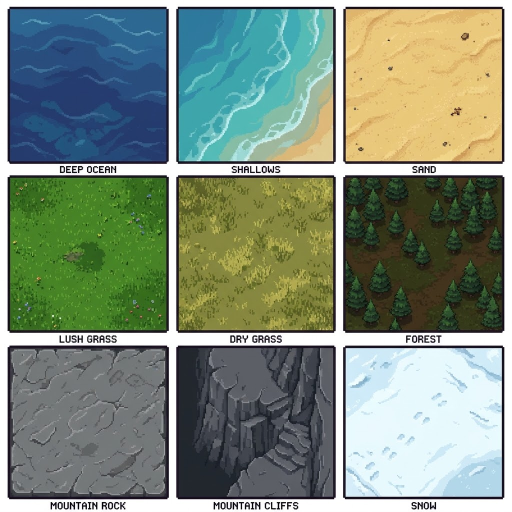
#> input picture assets/env.png, 1024 x 1024 px (shown at 1/2 size)
$ python assets_slicer.py
#> lines starting #> are read from the running program, lines starting #| are printed output that depends on the picture
import os
from PIL import Image

# ==========================================
# KONFIGURATION ALLER ASSET-JOBS
# ==========================================
# Hier kannst du jedes generierte Bild eintragen.
# input: Wie das Bild von der KI heißt, das im Ordner liegt.
# cols/rows: Wie viele Spalten und Zeilen das KI-Bild hat.
# size: Die Zielauflösung (z.B. 16x16 oder 32x32).
# mode: "individual" (speichert jede Kachel einzeln) oder "spritesheet" (setzt sie nahtlos zusammen).
# make_transparent: Wandelt den weißen KI-Hintergrund in unsichtbar (Alpha) um.

TASKS = [
    # 1. TERRAIN (3x3 Grid -> 9 Einzelbilder)
    {
        "input": "env.png",
        "out_dir": "assets/terrain",
        "cols": 3, "rows": 3,
        "size": (16, 16),
        "remove_borders": True,
        "make_transparent": False, # Terrain braucht meist keine Transparenz
        "mode": "individual",
        "filenames": [
            "water_deep.png", "water_shallow.png", "sand.png",
            "grass_1.png", "grass_3.png", "forest.png",
            "mountain_base.png", "mountain_cliff.png", "snow.png"
        ]
    },

    # 2. BEISPIEL: GEBÄUDE (z.B. ein 3x2 Grid von der KI generiert)
    {
        "input": "buildings_stoneage.png",
        "out_dir": "assets/buildings",
        "cols": 3, "rows": 2,
        "size": (32, 32),
        "remove_borders": True,
        "make_transparent": True, # Gebäude brauchen einen transparenten Hintergrund!
        "mode": "individual",
        "filenames": [
            "towncenter_tier1.png", "hut_tier1.png", "pantry.png",
            "craftbench.png", "monument.png", "grave.png"
        ]
    },

    # 3. BEISPIEL: CHARAKTER-ANIMATIONEN (4x4 Grid -> 1 Sprite-Sheet)
    {
        "input": "caveman_male_ai.png",
        "out_dir": "assets/entities",
        "cols": 4, "rows": 4,
        "size": (32, 32), # Größe EINES Frames
        "remove_borders": True,
        "make_transparent": True,
        "mode": "spritesheet", # Fügt die Bilder nahtlos zu einem 128x128 Bild zusammen!
        "filenames": ["human_male_spritesheet.png"]
    }
]

# ==========================================
# LOGIK
# ==========================================

def remove_white_background(img):
    """Wandelt weiße (oder fast weiße) Pixel in Transparenz um."""
    img = img.convert("RGBA")
    datas = img.getdata()
    new_data = []
    for item in datas:
        # Finde weiße oder fast weiße Pixel (Toleranzwert)
        if item[0] > 235 and item[1] > 235 and item[2] > 235:
            new_data.append((255, 255, 255, 0)) # Transparent
        else:
            new_data.append(item)
    img.putdata(new_data)
    return img

def process_image(task):
    input_path = task["input"]
    if not os.path.exists(input_path):
        print(f"[-] Überspringe Task: '{input_path}' wurde nicht im Ordner gefunden.")
        return

    print(f"[+] Verarbeite '{input_path}'...")
    img = Image.open(input_path).convert("RGBA")
    img_w, img_h = img.size
#> img_w = 1024; img_h = 1024
    cols, rows = task["cols"], task["rows"]
    cell_w, cell_h = img_w / cols, img_h / rows
#> cell_w = 341.3; cell_h = 341.3

    target_w, target_h = task["size"]
    extracted_frames = []

    for i in range(rows):
        for j in range(cols):
            # Grober Zellenschnitt
            left, top = j * cell_w, i * cell_h
            right, bottom = (j + 1) * cell_w, (i + 1) * cell_h
            cell = img.crop((left, top, right, bottom))

            # KI-Ränder (Texte/Rahmen) wegschneiden
            if task.get("remove_borders", True):
                pad_x, pad_y = cell_w * 0.05, cell_h * 0.05
                sq_size = min(cell_w - 2*pad_x, cell_h - 2*pad_y)
                c_x, c_y = cell_w / 2, cell_h / 2
                cell = cell.crop((c_x - sq_size/2, c_y - sq_size/2, c_x + sq_size/2, c_y + sq_size/2))

            # Transparenz anwenden
            if task.get("make_transparent", False):
                cell = remove_white_background(cell)

            # Pixel-Perfekt skalieren (Nearest Neighbor)
            cell = cell.resize((target_w, target_h), Image.NEAREST)
            extracted_frames.append(cell)
#> after the loop, extracted_frames = 9 items

    os.makedirs(task["out_dir"], exist_ok=True)

    if task.get("mode") == "spritesheet":
        # Einzelbilder nahtlos zusammenfügen
        sheet_w = cols * target_w
        sheet_h = rows * target_h
        sheet = Image.new("RGBA", (sheet_w, sheet_h), (0, 0, 0, 0))

        for idx, frame in enumerate(extracted_frames):
            x = (idx % cols) * target_w
            y = (idx // cols) * target_h
            sheet.paste(frame, (x, y))

        out_path = os.path.join(task["out_dir"], task["filenames"][0])
        sheet.save(out_path)
        print(f"   -> Spritesheet erstellt: {out_path}")

    else:
        # Einzelbilder abspeichern
        for idx, frame in enumerate(extracted_frames):
            if idx < len(task["filenames"]):
                out_path = os.path.join(task["out_dir"], task["filenames"][idx])
                frame.save(out_path)
                print(f"   -> Erstellt: {out_path}")
#> this loop made 9 passes
#|    -> Erstellt: assets/terrain/water_deep.png
#|    -> Erstellt: assets/terrain/water_shallow.png
#|    -> Erstellt: assets/terrain/sand.png
#|    -> Erstellt: assets/terrain/grass_1.png
#|    -> Erstellt: assets/terrain/grass_3.png
#|    -> Erstellt: assets/terrain/forest.png
#|    -> Erstellt: assets/terrain/mountain_base.png
#|    -> Erstellt: assets/terrain/mountain_cliff.png
#> (further printed lines are left out)
#> pass 1, in process_image, `frame.save(out_path)`:
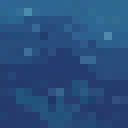
#> saved as water_deep.png: PIL image 16x16 RGBA (shown 8 times larger); mean R, G, B, A 40.5, 78.4, 125.1, 255
#> pass 2, in process_image, `frame.save(out_path)`:
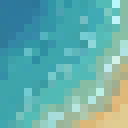
#> saved as water_shallow.png: PIL image 16x16 RGBA (shown 8 times larger); mean R, G, B, A 100.5, 173.7, 171, 255

print("=== Asset-Slicer gestartet ===")
for task in TASKS:
    process_image(task)
print("=== Alle Aufgaben erledigt ===")
